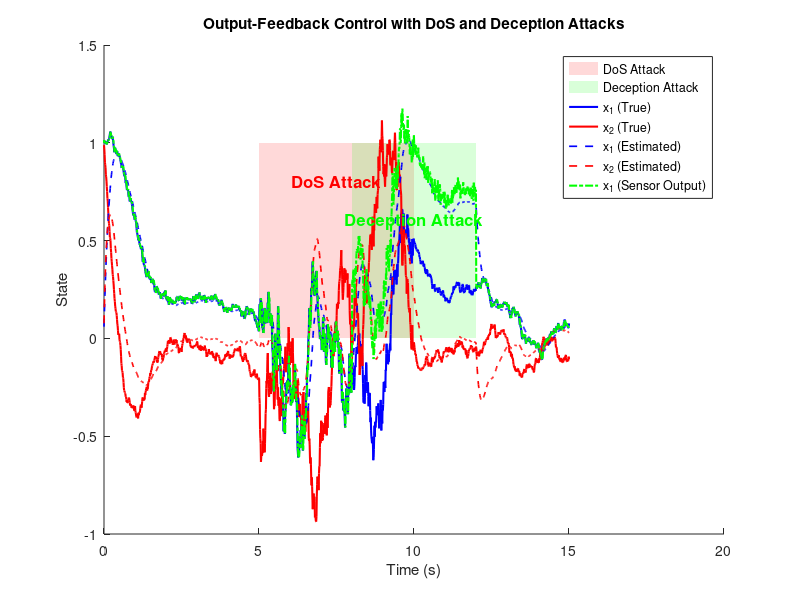

MATLAB code to generate this figure:
clc; clear; close all;

% System Dynamics: x_dot = Ax + Bu, y = Cx
A = [-0.5 1; -1 -0.5];
B = [0; 1];
C = [1 0]; % Measuring only x1
D = 0;

% Output-Feedback Control Design
% State-Feedback Gain (Pole Placement)
K = place(A, B, [-1 -2]); % Desired closed-loop poles

% Observer Design (Luenberger Observer)
G = place(A', C', [-3 -4])'; % Observer poles (must be stable)

dt = 0.01; % Time step
T = 15; % Total simulation time
N = T/dt;
x = [1; 1]; % Initial true state
x_hat = [0; 0]; % Initial estimated state
u = 0; % Initialize control input

% Attack Time Windows
dos_start = 5; % DoS attack starts
dos_end = 10; % DoS attack ends
dec_start = 8; % Deception attack starts
dec_end = 12; % Deception attack ends

% Noise Parameters
noise_intensity_dos = 0.05;  % Increased state noise during DoS
noise_intensity_dec = 0.02;  % Increased sensor noise during deception

% Data Storage
x_hist = zeros(2, N);
x_hat_hist = zeros(2, N);
y_hist = zeros(1, N); % Sensor output (with deception attack)
u_hist = zeros(1, N);
time = linspace(0, T, N);

% Simulation Loop
for k = 1:N
    t = time(k);
    
    % Compute true sensor output
    y = C*x; 
    
    % Apply deception attack to sensor output
    if t >= dec_start && t <= dec_end
        y = y + 0.5 + noise_intensity_dec * randn; % Bias + additional noise
    end
    
    % Observer update (Luenberger observer)
    x_hat = x_hat + dt * (A*x_hat + B*u + G*(y - C*x_hat));
    
    % Compute control input (output-feedback: u = -K * x_hat)
    if t >= dos_start && t <= dos_end
        u = 0; % DoS attack: Control input is blocked
    else
        u = -K * x_hat; % Uses estimated state instead of actual state
    end
    
    % Introduce disturbance (shaking effect during DoS)
    if t >= dos_start && t <= dos_end
        disturbance = noise_intensity_dos * randn(2,1); % More noise during DoS
    else
        disturbance = 0.01 * randn(2,1); % Small natural noise
    end
    
    % State update (Euler method)
    x = x + dt * (A*x + B*u) + disturbance;
    
    % Store data
    x_hist(:, k) = x;
    x_hat_hist(:, k) = x_hat;
    y_hist(k) = y;
    u_hist(k) = u;
end

% Plot State Trajectories with Attack Indications
figure;
hold on;

% Highlight DoS Attack Period (Red)
yLimits = ylim;
fill([dos_start dos_end dos_end dos_start], [yLimits(1) yLimits(1) yLimits(2) yLimits(2)], ...
     'r', 'FaceAlpha', 0.15, 'EdgeColor', 'none'); 

% Highlight Deception Attack Period (Green)
fill([dec_start dec_end dec_end dec_start], [yLimits(1) yLimits(1) yLimits(2) yLimits(2)], ...
     'g', 'FaceAlpha', 0.15, 'EdgeColor', 'none');

% Plot True States with Noise
plot(time, x_hist(1,:), 'b', 'LineWidth', 1.5); % x1 (True)
plot(time, x_hist(2,:), 'r', 'LineWidth', 1.5); % x2

% Plot Estimated States
plot(time, x_hat_hist(1,:), 'b--', 'LineWidth', 1.2); % x1 (Estimated)
plot(time, x_hat_hist(2,:), 'r--', 'LineWidth', 1.2); % x2 (Estimated)

% Plot Sensor Output with Deception Attack
plot(time, y_hist, 'g-.', 'LineWidth', 1.5); % x1 (Manipulated sensor output)

% Labels and Legends
xlabel('Time (s)');
ylabel('State');
legend('DoS Attack', 'Deception Attack', ...
       'x_1 (True)', 'x_2 (True)', 'x_1 (Estimated)', 'x_2 (Estimated)', ...
       'x_1 (Sensor Output)');
title('Output-Feedback Control with DoS and Deception Attacks');

% Add Attack Annotations
text((dos_start + dos_end)/2, yLimits(2)*0.8, 'DoS Attack', 'Color', 'r', 'FontSize', 12, ...
     'FontWeight', 'bold', 'HorizontalAlignment', 'center');
text((dec_start + dec_end)/2, yLimits(2)*0.6, 'Deception Attack', 'Color', 'g', 'FontSize', 12, ...
     'FontWeight', 'bold', 'HorizontalAlignment', 'center');

hold off;
